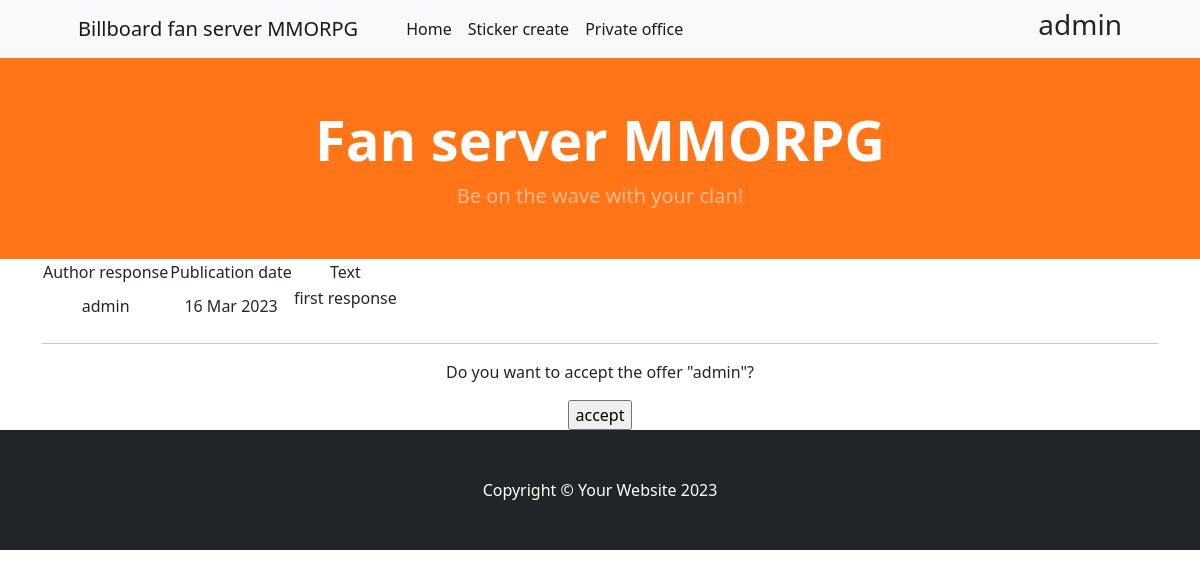
/private/1/accept (signed in), run on the app's committed database.
### bulletin/models.py (models this page shows, shortened)
class Ans(models.Model):
    author = models.ForeignKey(User, on_delete=models.CASCADE)
    sticker = models.ForeignKey(Sticker, on_delete=models.CASCADE)
    datetime_of_creation = models.DateTimeField(auto_now_add=True)
    text = RichTextField(blank=True, null=True)
    condition = models.BooleanField(default=False)

### bulletin/views.py (the view, shortened to what this page needs)
class AnsAccept(LoginRequiredMixin, DetailView):
    model = Ans
    template_name = 'bulletin/ans_accept.html'
    context_object_name = 'ans_accept'

### templates/bulletin/ans_accept.html (shortened to what this page needs)
{% extends 'flatpages/default.html' %}
{% block content %}
<table>
  <tr>
    <td>Author response </td>
    <td>Publication date </td>
    <td>Text </td>
  </tr>
   <tr>
       <td>{{ ans_accept.author }}</td>
       <td>{{ ans_accept.datetime_of_creation|date:'d M Y' }}</td>
       <td>{{ ans_accept.text|safe }}</td>
   </tr>
</table>
<hr>
<form action="" method="post">
    <p>Do you want to accept the offer "{{ ans_accept.author }}"?</p>
    <input type="submit" value="accept" />
</form>
{% endblock content %}

### templates/flatpages/default.html (shortened to what this page needs)
<!DOCTYPE html>
<html lang="en">
    <head>
        {% load static %}
        <link href="{% static 'css/styles.css' %}" rel="stylesheet" />
    </head>
    <body>
        <nav class="navbar navbar-expand-lg navbar-light bg-light">
            <div class="container px-4 px-lg-5">
                <a class="navbar-brand" href="#!">Billboard fan server MMORPG</a>
                <div class="collapse navbar-collapse" id="navbarSupportedContent">
                    <ul class="navbar-nav me-auto mb-2 mb-lg-0 ms-lg-4">
                        <li class="nav-item"><a class="nav-link active" aria-current="page" href="{% url 'stickers' %}">Home</a></li>
                        <li class="nav-item"><a class="nav-link active" href="{% url 'sticker_create' %}">Sticker create</a></li>
                        <li class="nav-item"><a class="nav-link active" href="{% url 'private_list' %}">Private office</a></li>
                    </ul>
                </div>
                <h3> {{ request.user }} </h3>
            </div>
        </nav>
        <header class="py-5" style="background-color: #ff7518;>
            <div class="container px-4 px-lg-5 my-5">
                <div class="text-center text-white">
                    <h1 class="display-4 fw-bolder">Fan server MMORPG</h1>
                    <p class="lead fw-normal text-white-50 mb-0">Be on the wave with your clan!</p>
                </div>
        </header>
        <div class="container">
            <div class="row">
                <div class="col-lg-12 text-center">
                    {% block content %}{% endblock content %}
                </div>
            </div>
        </div>
        <footer class="py-5 bg-dark">
            <div class="container"><p class="m-0 text-center text-white">Copyright &copy; Your Website 2023</p></div>
        </footer>
    </body>
</html>

### data on the page
Ans: author "admin", datetime_of_creation "16 Mar 2023", text "first response"

### other printed values
{{ request.user }} "admin"
